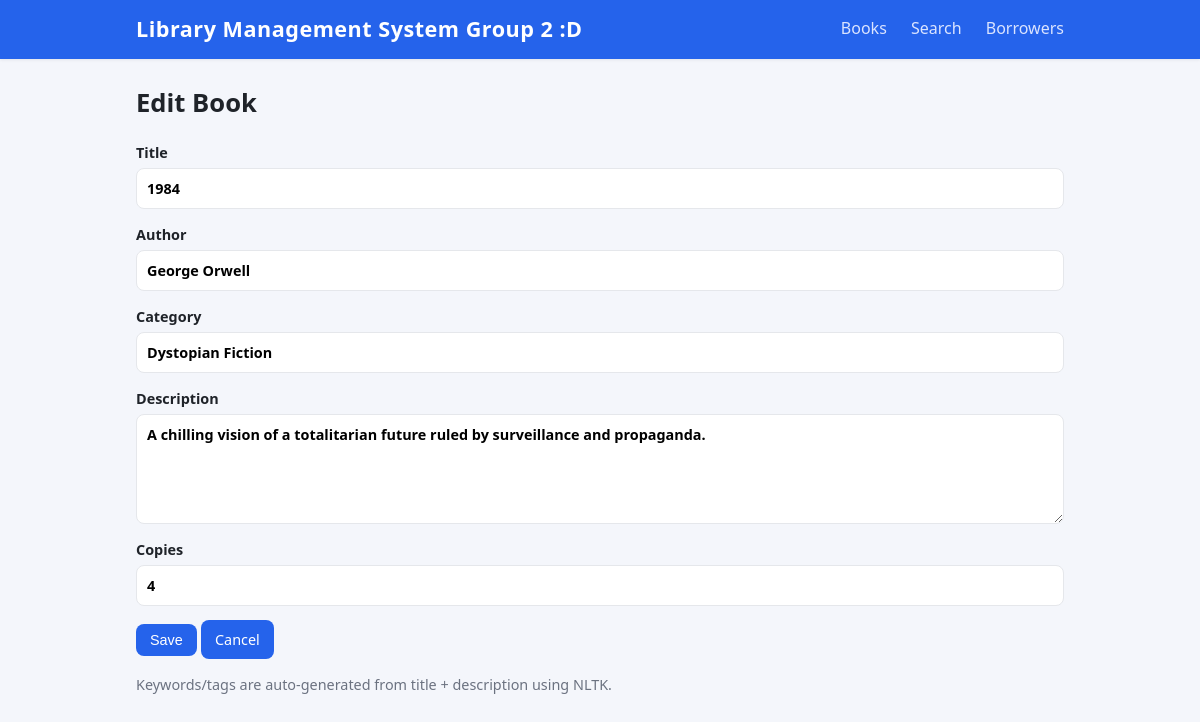
The app's page /books/2/edit with its own data.
### models.py (models this page shows, shortened)
class Book(db.Model):
    __tablename__ = "books"
    id = db.Column(db.Integer, primary_key=True)
    title = db.Column(db.String(200), nullable=False)
    author = db.Column(db.String(200), nullable=False)
    description = db.Column(db.Text, default="")
    category = db.Column(db.String(100), default="")
    copies = db.Column(db.Integer, default=1)
    keywords = db.Column(db.String(300), default="")
    reviews = db.relationship("Review", backref="book", cascade="all, delete-orphan")
    records = db.relationship("BorrowRecord", backref="book", cascade="all, delete-orphan")

### app.py (the view, shortened to what this page needs)
@app.route("/books/<int:book_id>/edit", methods=["GET", "POST"])
def edit_book(book_id):
    book = db.get_or_404(Book, book_id)
    return render_template("book_form.html", book=book, mode="Edit")

### templates/book_form.html (shortened to what this page needs)
{% extends "base.html" %}
{% block content %}
<h1>{{ mode }} Book</h1>
<form method="post">
  <label>Title
    <input name="title" value="{{ book.title if book else '' }}" required>
  </label>
  <label>Author
    <input name="author" value="{{ book.author if book else '' }}" required>
  </label>
  <label>Category
    <input name="category" value="{{ book.category if book else '' }}">
  </label>
  <label>Description
    <textarea name="description" rows="4">{{ book.description if book else '' }}</textarea>
  </label>
  <label>Copies
    <input name="copies" type="number" min="1" value="{{ book.copies if book else 1 }}">
  </label>
  <button class="btn" type="submit">Save</button>
  <a class="btn" href="{{ url_for('books') }}">Cancel</a>
  <p class="muted">Keywords/tags are auto-generated from title + description using NLTK.</p>
</form>
{% endblock %}

### static/style.css (style rules this page uses)
:root { --bg: #f4f6fb; --surface: #ffffff; --text: #1f2329; --muted: #6b7280; --primary: #2563eb; --primary-dark: #1d4ed8; --danger: #dc2626; --border: #e5e7eb; --radius: 8px; --shadow: 0 1px 3px rgba(16, 24, 40, 0.08); }
* { box-sizing: border-box; }
body { margin: 0; font-family: system-ui, -apple-system, "Segoe UI", Roboto, Helvetica, Arial, sans-serif; background: var(--bg); color: var(--text); line-height: 1.6; }
h1 { margin-top: 0; font-size: 1.6rem; }
a { color: var(--primary); }
.muted { color: var(--muted); font-size: 0.9rem; }
.btn { display: inline-block; background: var(--primary); color: #fff; border: none; border-radius: var(--radius); padding: 8px 14px; font-size: 0.9rem; text-decoration: none; cursor: pointer; transition: background 0.15s ease; }
form { margin-bottom: 20px; }
label { display: block; font-weight: 600; margin-bottom: 14px; font-size: 0.9rem; }
input, select, textarea { display: block; width: 100%; margin-top: 4px; padding: 8px 10px; border: 1px solid var(--border); border-radius: var(--radius); font: inherit; background: #fff; }
textarea { resize: vertical; }

### records on screen
Book: title "1984", author "George Orwell", category "Dystopian Fiction", description "A chilling vision of a totalitarian future ruled by surveillance and propaganda.", copies "4"

### other values on screen
{{ mode }} "Edit"
